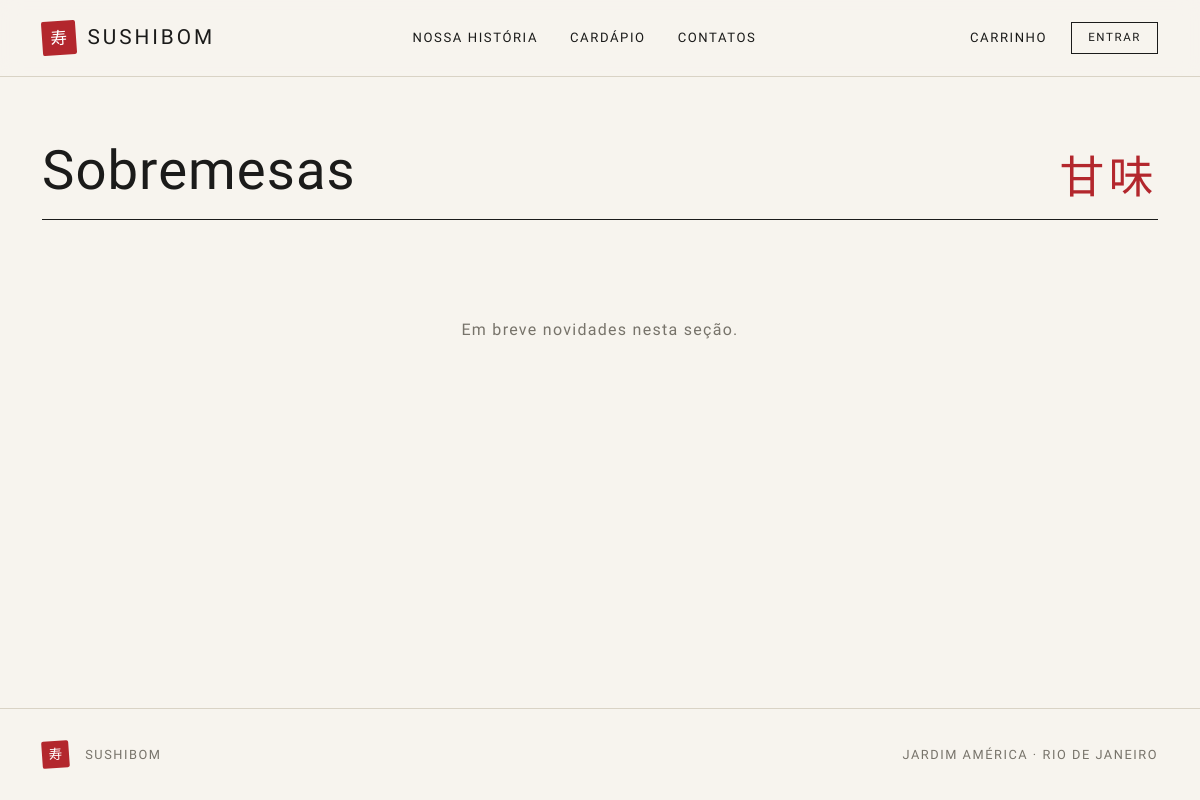
The app's page /sobremesas/, older data.
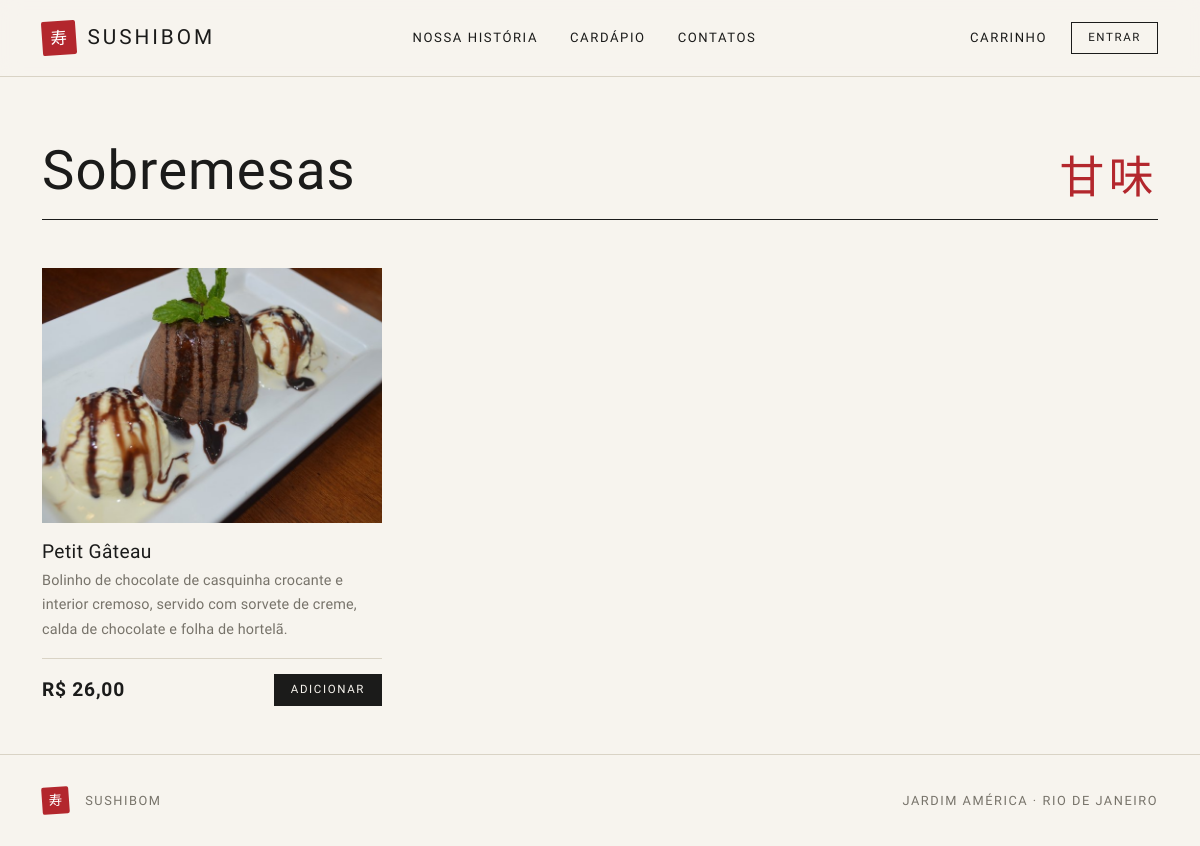
The same page, newer data.
### produto/models.py (models this page shows, shortened)
class Produto(models.Model):
    nome = models.CharField(max_length=100)
    descricao = models.TextField()
    imagem = models.ImageField(upload_to='produtos/')
    valor = models.DecimalField(max_digits=10, decimal_places=2, default=0,
                                validators=[MinValueValidator(Decimal('0'))])
    quantidade = models.PositiveIntegerField(default=0)
    categoria = models.ForeignKey(Categoria, on_delete=models.CASCADE)

### Principal/views.py (the view)
def sobremesas(request):
    return _menu_categoria(request, 'Sobremesas', 'Sobremesas.html')

### Principal/templatetags/imagens.py (called while the page is built, shortened)
def _url(caminho_relativo):
    return settings.MEDIA_URL + quote(Path(caminho_relativo).as_posix())

@register.filter
def miniatura(arquivo, largura=800):
    nome = getattr(arquivo, 'name', arquivo) or ''
    if not nome:
        return ''
    try:
        largura = int(largura)
        raiz = Path(settings.MEDIA_ROOT)
        origem = raiz / nome
        relativo = Path(nome).parent / 'miniaturas' / f'{Path(nome).stem}_{largura}.jpg'
        destino = raiz / relativo
        if destino.exists() and destino.stat().st_mtime >= origem.stat().st_mtime:
            return _url(relativo)
    except Exception:
        return _url(nome)

### Principal/views.py (called while the page is built)
def _menu_categoria(request, nome, template):
    produtos = Produto.objects.filter(categoria__nome=nome)
    return render(request, template, {'produtos': produtos})

### Principal/templates/Sobremesas.html (shortened to what this page needs)
{% extends 'Home.html' %}
{% block content %}
{% include '_produtos.html' with titulo='Sobremesas' jp='甘味' %}
{% endblock %}

### Principal/templates/_produtos.html (shortened to what this page needs)
<div class="container">
  <div class="titulo-pagina">
    {% if jp %}<span class="jp" aria-hidden="true">{{ jp }}</span>{% endif %}
    <h1>{{ titulo }}</h1>
  </div>
  {% if produtos %}
    <div class="row row-cols-1 row-cols-sm-2 row-cols-lg-3 g-5 pb-5">
      {% for produto in produtos %}
        <div class="col">{% include '_card_produto.html' %}</div>
      {% endfor %}
    </div>
  {% else %}
    <p class="vazio">Em breve novidades nesta seção.</p>
  {% endif %}
</div>

### Principal/templates/_card_produto.html (shortened to what this page needs)
{% load imagens %}
<article class="produto">
  <div class="produto-foto">
    {% if produto.imagem %}
      <img src="{{ produto.imagem|miniatura:800 }}" alt="{{ produto.nome }}" loading="lazy" decoding="async">
    {% endif %}
  </div>
  <div class="produto-corpo">
    <h2 class="produto-nome">{{ produto.nome }}</h2>
    <p class="produto-desc">{{ produto.descricao }}</p>
    <div class="produto-rodape">
      <span class="preco">R$ {{ produto.valor|floatformat:2 }}</span>
      <form action="{% url 'addcarrinho' produto.id %}" method="post" class="m-0">
        <button type="submit" class="btn btn-sumi btn-sm">Adicionar</button>
      </form>
    </div>
  </div>
</article>

Row changes from the older to the newer data that the page shows:
added Produto: nome "Petit Gâteau", descricao "Bolinho de chocolate de casquinha crocante e interior cremoso, servido com sorvete de creme, calda de chocolate e folha de hortelã.", valor "26,00"
Text that changed along with them:
text no longer shown: "Em breve novidades nesta seção."
